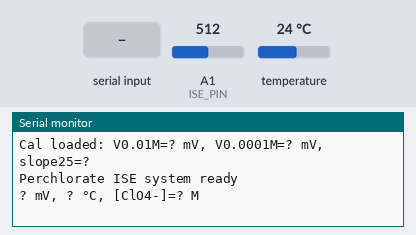
The sketch below on a simulated Arduino Mega 2560, built with avr-gcc and run on an emulated ATmega2560. Parts: the last lines printed to the serial monitor. The test bench sets the inputs (shaded band); at power-on: A1 (ISE_PIN) = 512, temperature 24 °C. EEPROM starts erased.

Above: at 1.2 s.
1.3 s: "cal01\n" received over Serial
At 2.3 s:
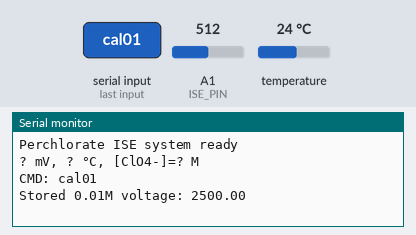
3.4 s: "calise\n" received over the second serial link
At 4.3 s:
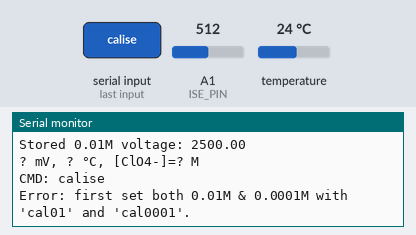
5.2 s: "1\n" received over Serial
At 6.2 s:
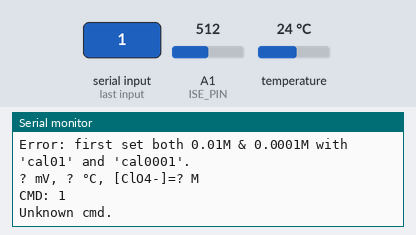
7.0 s: "cal0001\n" received over the second serial link
At 8.1 s:
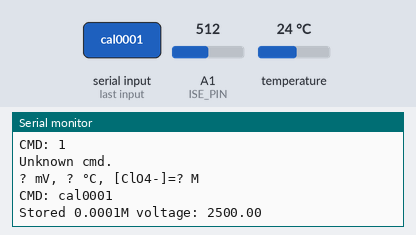

Measured:
- after the input at 1.3 s, the serial monitor: prints a new line after 0.55 s (image 1)
- after the input at 3.4 s, the serial monitor: prints a new line after 0.33 s (image 2)
- after the input at 5.2 s, the serial monitor: prints a new line after 0.36 s (image 3)
- after the input at 7.0 s, the serial monitor: prints a new line after 0.38 s (image 4)

The sketch:

perchlorateCal.ino
```cpp
#include <EEPROM.h>
#include <OneWire.h>
#include <DallasTemperature.h>

/*
 * MAIN QUESTIONS FOR PD PEOPLE:
 * 1) what pin does the perchlorate sensor connect to?
 * 2) is my math right for calculating logarithmic concentrations of perchlorate
 * 3) is 0.01M a good reference concentration for perchlorate, or do you want it to be different?
 */

///////////////////////////////////////////////////////////
//  STATIC VARIABLES (immutable)
///////////////////////////////////////////////////////////
#define ISE_PIN        A1        // perchlorate ISE analog pin
#define ONE_WIRE_BUS   2         // DS18B20 data pin
#define REF_VOLTAGE    5000.0f   // ADC reference (mV)
#define NUM_SAMPLES    10        // samples for averaging


///////////////////////////////////////////////////////////
//  VARIABLES (mutable)
///////////////////////////////////////////////////////////

/*
 * EEPROM stands for Electrically Erasable Programmable Read-Only Memory. This is how we send our instructions to the
 * sensor so it knows how to interpret the data it recieves. ADDR_V01M_MV and ADDR_V0001M_MV are memory addresses
 * (places in memory) where we store our calibration data for voltage at a perchlorate concentration of 0.01 and 0.0001 respectively.
 */
const int ADDR_V01M_MV   = 0;                              // voltage at 0.01 M
const int ADDR_V0001M_MV = ADDR_V01M_MV + sizeof(float);   // voltage at 0.0001 M
const int ADDR_SLOPE25   = ADDR_V0001M_MV + sizeof(float); // slope at 25 °C

/*
 * These are the mutable variables that we load our existing calibration data into and do math with
 * (prevent overwriting of calibration data)
 */
float v01_mV   = 0.0f;   // measured mV at 0.01 M
float v0001_mV = 0.0f;   // measured mV at 0.0001 M
float slope25  = 0.0f;   // slope at 25 °C (decade/mV)

/*
 * oneWire is the object that knows how to talk to any OneWire devices connected to pin 2.
 * Sensors is a higher-level object representing the temperature sensor(s), connected to the oneWire bus.
 * Like saying, "Here’s my OneWire bus object. Please manage all DS18B20 sensors that are connected to it."
 * (can call all or reference specific sensor ID)
  */
OneWire oneWire(ONE_WIRE_BUS);
DallasTemperature sensors(&oneWire);


///////////////////////////////////////////////////////////
//  MAIN SETUP
///////////////////////////////////////////////////////////
void setup() {
  Serial.begin(115200);     // USB console
  Serial1.begin(9600);      // Bluetooth module
  sensors.begin();

  loadCalibration();

  Serial.println(F("Perchlorate ISE system ready"));
  Serial1.println(F("Perchlorate ISE system ready"));
}


///////////////////////////////////////////////////////////
//  MAIN LOOP
///////////////////////////////////////////////////////////

/*
 * our loop is 5 steps and occurs once every second (1000 ms)
 *
 * 1) read perchlorate sensor voltage
 * 2) read current temperature
 * 3) compute temperature-adjusted slope
 * 4/5) compute concentration of perchlorate relative to a 0.01M reference
 * 5) report to both USB and Bluetooth
 *
 * These values are placed into an array of maximum 64 characters called "buf"
 * that holds the formatted string in the form "xxx mV, xx.x °C, pH: x.xx".
 * That array of data is then sent to both the USB console and the bluetooth module
 */
void loop() {
  processSerialCommands();

  // 1) read electrode voltage
  float ise_mV = readAverageVoltage(ISE_PIN);

  // 2) read current temperature
  sensors.requestTemperatures();
  float tempC = sensors.getTempCByIndex(0);

  // 3) temperature-adjust slope
  float slopeT = slope25 * ((tempC + 273.15f) / 298.15f);

  // 4) compute log concentration relative to 0.01 M reference
  //     Ref concentration = 0.01 M → logC = -2
  float logC_val = -2.0f + slopeT * (ise_mV - v01_mV);

  // 5) convert log concentration → molarity
  float conc = pow(10, logC_val);

  // 6) report
  char buf[64];
  snprintf(buf, sizeof(buf),
    "%.1f mV, %.1f °C, [ClO4-]=%.5f M",
    ise_mV, tempC, conc
  );

  Serial.println(buf);
  Serial1.println(buf);

  delay(1000);
}


///////////////////////////////////////////////////////////
//  HELPER METHODS
///////////////////////////////////////////////////////////

/*
 * Input: Arduino analog input pin that we are reading from
 * Output: Float representing averaged voltage in mV
 * Goal: Read+average raw ADC and convert to mV
 */
float readAverageVoltage(int pin) {
  long sum = 0;
  for (int i = 0; i < NUM_SAMPLES; i++) {
    sum += analogRead(pin);
    delay(5);
  }
  float avgRaw = sum / (float)NUM_SAMPLES;
  return avgRaw * (REF_VOLTAGE / 1024.0f);
}

/*
 * This method is responsible for loading calibration data (voltages at concentration of 0.01M, 0.0001M, and slope at 25 °C)
 * from the Arduino’s EEPROM memory when the system starts up
 * if slope25 = 0.0, a warning is sent because that means no calibration data has been saved yet
 */
void loadCalibration() {
  EEPROM.get(ADDR_V01M_MV, v01_mV);
  EEPROM.get(ADDR_V0001M_MV, v0001_mV);
  EEPROM.get(ADDR_SLOPE25, slope25);

  if (slope25 != 0.0f) {
    char buf[80];
    snprintf(buf, sizeof(buf),
      "Cal loaded: V0.01M=%.1f mV, V0.0001M=%.1f mV, slope25=%.6f",
      v01_mV, v0001_mV, slope25
    );
    Serial.println(buf);
    Serial1.println(buf);
  } else {
    Serial.println("No calibration found. Use 'cal01', 'cal0001', then 'calise'.");
    Serial1.println("No calibration found. Use 'cal01', 'cal0001', then 'calise'.");
  }
}

/*
 * Handle calibration commands
 */
void processSerialCommands() {
  auto tryRead = [&](Stream &stream) -> String {
    if (!stream.available()) return String();
    String s = stream.readStringUntil('\n');
    s.trim();
    return s;
  };

  String cmd = tryRead(Serial);
  if (cmd.length() == 0) cmd = tryRead(Serial1);

  if (cmd.length() > 0) {
    Serial.print(F("CMD: "));  Serial.println(cmd);
    Serial1.print(F("CMD: ")); Serial1.println(cmd);

    if (cmd == "cal01") {
      v01_mV = readAverageVoltage(ISE_PIN);
      EEPROM.put(ADDR_V01M_MV, v01_mV);
      Serial.print("Stored 0.01M voltage: ");  Serial.println(v01_mV);
      Serial1.print("Stored 0.01M voltage: "); Serial1.println(v01_mV);
    }
    else if (cmd == "cal0001") {
      v0001_mV = readAverageVoltage(ISE_PIN);
      EEPROM.put(ADDR_V0001M_MV, v0001_mV);
      Serial.print("Stored 0.0001M voltage: ");  Serial.println(v0001_mV);
      Serial1.print("Stored 0.0001M voltage: "); Serial1.println(v0001_mV);
    }
    else if (cmd == "calise") {
      if (v01_mV > 0 && v0001_mV > 0 && v01_mV != v0001_mV) {
        sensors.requestTemperatures();
        float tempC_cal = sensors.getTempCByIndex(0);

        // ΔlogC = -2 – (-4) = 2
        float slope_cal = ( -2.0f - (-4.0f) ) / (v01_mV - v0001_mV);
        slope25 = slope_cal * (298.15f / (tempC_cal + 273.15f));
        EEPROM.put(ADDR_SLOPE25, slope25);

        Serial.print("Saved slope25 = ");  Serial.println(slope25, 6);
        Serial1.print("Saved slope25 = "); Serial1.println(slope25, 6);
      } else {
        Serial.println("Error: first set both 0.01M & 0.0001M with 'cal01' and 'cal0001'.");
        Serial1.println("Error: first set both 0.01M & 0.0001M with 'cal01' and 'cal0001'.");
      }
    }
    else {
      Serial.println("Unknown cmd.");
      Serial1.println("Unknown cmd.");
    }
  }
}
```
